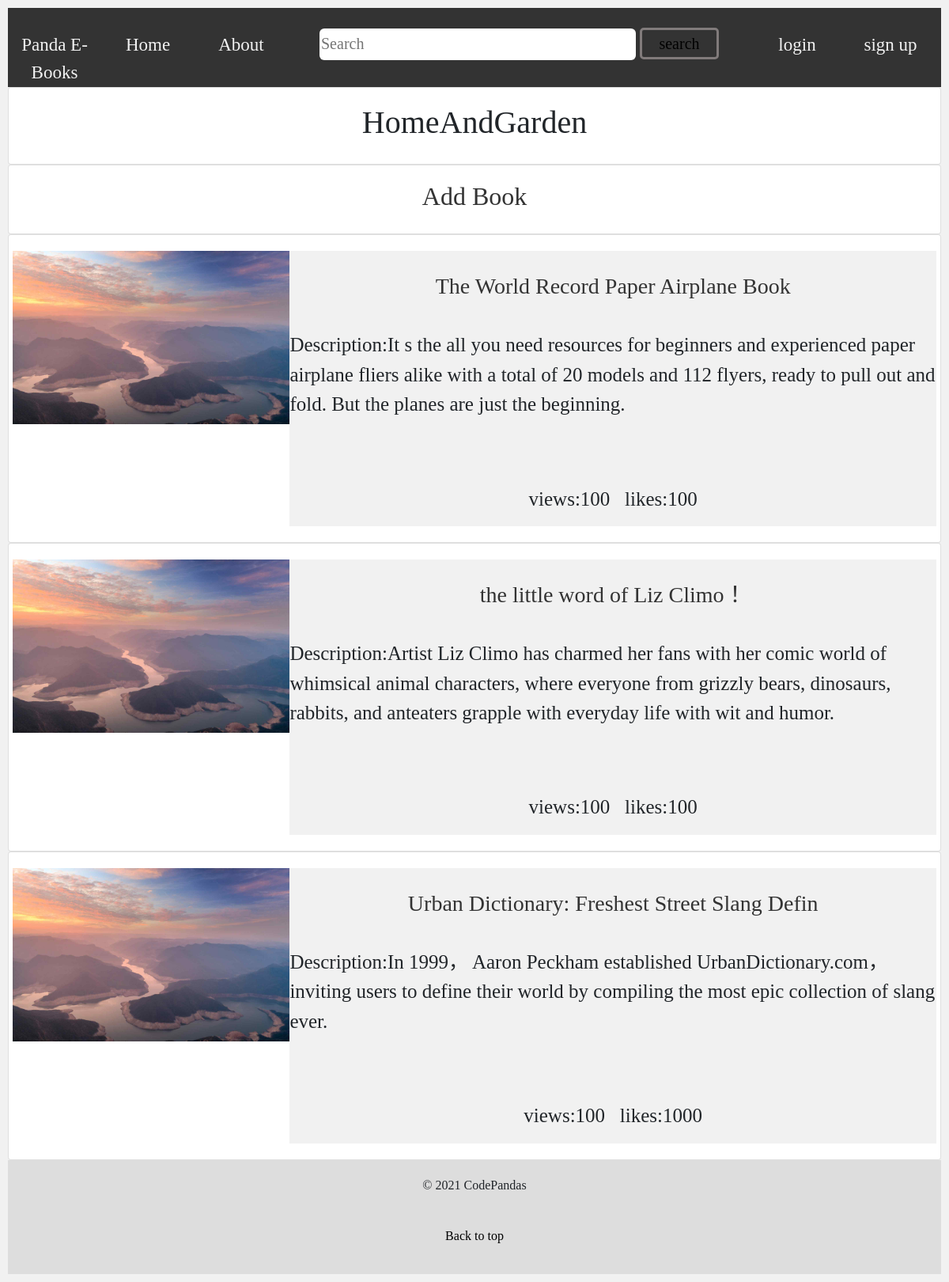
Page /panda-online-library/category/homeandgarden/ on the committed database.
### panda/models.py (models this page shows, shortened)
class Category(models.Model):
    MAX_LENGTH = 200
    name = models.CharField(max_length=MAX_LENGTH,unique=True)
    likes = models.IntegerField(default=0)
    Sdescription =models.CharField(max_length=MAX_LENGTH)
    slug = models.SlugField(unique=True,blank=True)
    class Meta:
        verbose_name_plural = 'Categories'

class Book(models.Model):
    TITLE_MAX_SIZE = 128
    category = models.ForeignKey(Category, on_delete=models.CASCADE)
    name = models.CharField(max_length=TITLE_MAX_SIZE)
    slug = models.SlugField(unique=True,blank=True)
    views = models.IntegerField(default=0)
    image = models.ImageField(upload_to='book_images',blank = True)
    likes = models.IntegerField(default=0)
    rating = models.FloatField(default=0.0)
    description = models.CharField(max_length=1000)
    def photo_url(self):
        if self.image and hasattr(self.image, 'url'):
            return self.image.url
        else:
            return '/media/book_images/rango.jpg'

### panda/views.py (the view)
# urls.py: path('category/<slug:category_name_slug>/',views.show_category, name='show_category'),
def show_category(request,category_name_slug):
    context_dict={}
    try:
        category = Category.objects.get(slug=category_name_slug)
        books = Book.objects.filter(category=category)
        context_dict['books'] = books
        context_dict['category'] = category
    except Category.DoesNotExist:
        context_dict['category'] = None
        context_dict['books'] = None
    return render(request, 'panda/category.html', context=context_dict)

### templates/panda/category.html
{% extends 'panda/base.html' %}
{% load staticfiles %}
{% block main_block %}
    <div class="card">
        <h1>{{category.name}}</h1>
    </div>
    <div class="card">
        <h2><a href="{% url 'panda:add_book' category.slug %}">Add Book</a></h2>
    </div>
    {% if books %}
    {% for book in books %}
    <div class="card">
        <div class="row">
            <div class="l_column">
                <img src="{{book.photo_url}}" width="100%">
            </div>
            <div class="r_column">
                <a class="nav-link" href="{% url 'panda:show_book' book.slug %}"><h3>{{book.name}}</h3></a>
                <p class="description">Description:{{book.description}}</p>
                <p class="views">views:{{book.views}} &nbsp; likes:{{book.likes}}</p>
            </div>
        </div>
    </div>
    {% endfor %}
    {% endif %}
{% endblock %}

### static/css_js/css/base.css (style rules this page uses)
* { box-sizing: border-box; }
body { font-family: MV Boli; padding: 10px; background: #f1f1f1; }
.l_column { float: left; width: 30%; }
.r_column { float: left; width: 70%; background-color: #f1f1f1; font-size: 25px; }
.r_column a { margin-top: 20px; margin-bottom: 20px; height: 60px; width: 100%; border: none; font-size: 20px; }
.card { background-color: white; padding: 20px; text-align: center; }
.card a { text-decoration: none; color: #333; }
.row:after { content: ""; display: table; clear: both; }
.views { margin-top: 10%; }
.description { margin-top: 20px; text-align: left; }

### rows in the picture
Category: name "HomeAndGarden"
Book: name "The World Record Paper Airplane Book", description "It s the all you need resources for beginners and experienced paper airplane fliers alike with a total of 20 models and 112 flyers, ready to pull out and fold. But the planes are just the beginning.", views "100", likes "100"
Book: name "the little word of Liz Climo！", description "Artist Liz Climo has charmed her fans with her comic world of whimsical animal characters, where everyone from grizzly bears, dinosaurs, rabbits, and anteaters grapple with everyday life with wit and humor.", views "100", likes "100"
Book: name "Urban Dictionary: Freshest Street Slang Defin", description "In 1999， Aaron Peckham established UrbanDictionary.com， inviting users to define their world by compiling the most epic collection of slang ever.", views "100", likes "1000"
